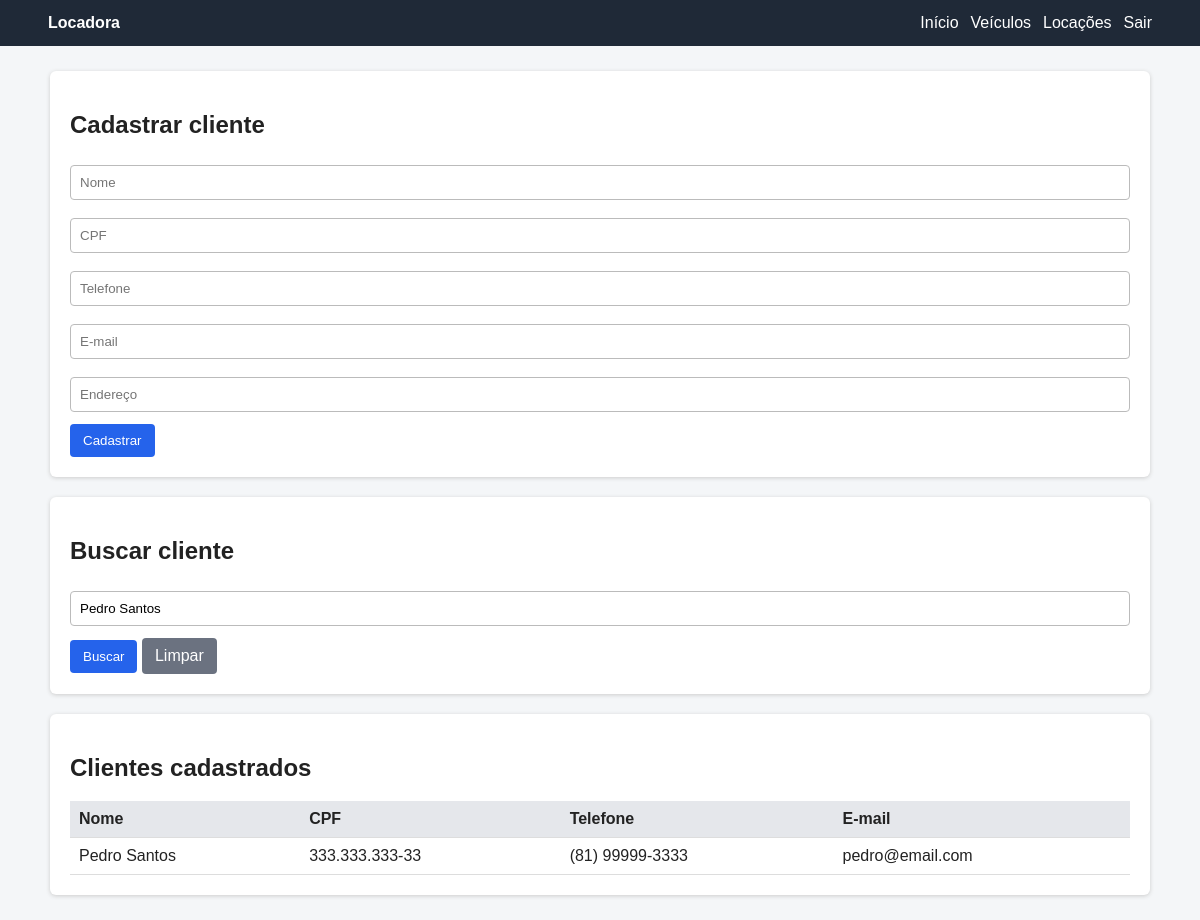
The app's page /clientes.php?busca=Pedro Santos (signed in) with its own data.
### tables this page shows
CREATE TABLE clientes (
    id INT AUTO_INCREMENT PRIMARY KEY,
    nome VARCHAR(120) NOT NULL,
    cpf VARCHAR(14) NOT NULL UNIQUE,
    telefone VARCHAR(20),
    email VARCHAR(120),
    endereco VARCHAR(200),
    criado_em TIMESTAMP DEFAULT CURRENT_TIMESTAMP
);

### clientes.php (the view, shortened to what this page needs)
<?php
require 'config.php';
$busca = trim($_GET['busca'] ?? '');
if ($busca !== '') {
    $stmt = $pdo->prepare("SELECT * FROM clientes WHERE nome LIKE ? OR cpf LIKE ? ORDER BY nome");
    $like = "%$busca%";
    $stmt->execute([$like, $like]);
    $clientes = $stmt->fetchAll();
} else {
    $clientes = $pdo->query("SELECT * FROM clientes ORDER BY nome")->fetchAll();
}
?>
<!DOCTYPE html>
<html lang="pt-br">
<head><meta charset="UTF-8"><title>Clientes</title><link rel="stylesheet" href="style.css"></head>
<body>
<div class="nav"><strong>Locadora</strong><div><a href="index.php">Início</a><a href="veiculos.php">Veículos</a><a href="locacoes.php">Locações</a><a href="logout.php">Sair</a></div></div>
<div class="container">
<div class="card">
<h2>Cadastrar cliente</h2>
<form method="post">
<input name="nome" placeholder="Nome" required>
<input name="cpf" placeholder="CPF" required>
<input name="telefone" placeholder="Telefone">
<input type="email" name="email" placeholder="E-mail">
<input name="endereco" placeholder="Endereço">
<button type="submit">Cadastrar</button>
</form>
</div>
<div class="card">
<h2>Buscar cliente</h2>
<form method="get">
<input name="busca" value="<?= htmlspecialchars($busca) ?>" placeholder="Nome ou CPF">
<button type="submit">Buscar</button>
<a class="btn btn-secondary" href="clientes.php">Limpar</a>
</form>
</div>
<div class="card">
<h2>Clientes cadastrados</h2>
<table><tr><th>Nome</th><th>CPF</th><th>Telefone</th><th>E-mail</th></tr>
<?php foreach ($clientes as $c): ?>
<tr><td><?= htmlspecialchars($c['nome']) ?></td><td><?= htmlspecialchars($c['cpf']) ?></td><td><?= htmlspecialchars($c['telefone']) ?></td><td><?= htmlspecialchars($c['email']) ?></td></tr>
<?php endforeach; ?>
</table>
</div>
</div>
</body>
</html>

### style.css (style rules this page uses)
* { box-sizing: border-box; }
body { margin: 0; font-family: Arial, sans-serif; background: #f4f6f8; color: #222; }
.container { width: 92%; max-width: 1100px; margin: 25px auto; }
.nav { background: #1f2937; color: white; padding: 14px 4%; display: flex; justify-content: space-between; align-items: center; gap: 15px; }
.nav a { color: white; text-decoration: none; margin-left: 12px; }
.card { background: white; padding: 20px; margin-bottom: 20px; border-radius: 6px; box-shadow: 0 1px 4px #ccc; }
input, select { width: 100%; padding: 9px; margin: 6px 0 12px; border: 1px solid #bbb; border-radius: 4px; }
button, .btn { background: #2563eb; color: white; border: 0; padding: 9px 13px; border-radius: 4px; text-decoration: none; cursor: pointer; display: inline-block; }
.btn-secondary { background: #6b7280; }
table { width: 100%; border-collapse: collapse; background: white; }
th, td { padding: 9px; border-bottom: 1px solid #ddd; text-align: left; }
th { background: #e5e7eb; }

### records on screen
clientes: nome "Pedro Santos", cpf "333.333.333-33", telefone "(81) 99999-3333", email "pedro@email.com"
